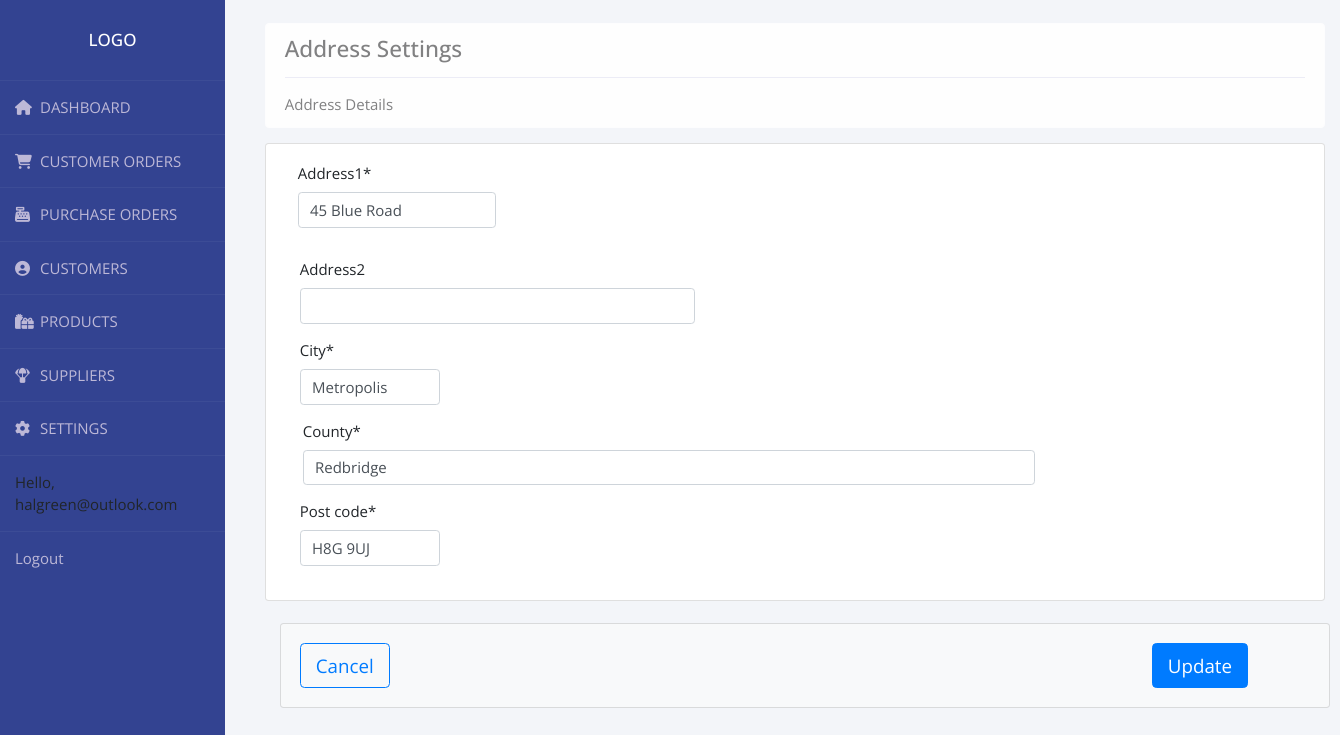
Page /address/1/ (signed in) on the committed database.
### accounts/models.py (models this page shows, shortened)
class User(AbstractBaseUser):
    email = models.EmailField(max_length=255, unique=True)
    active = models.BooleanField(default=True)
    staff = models.BooleanField(default=False)
    admin = models.BooleanField(default=False)
    USERNAME_FIELD = 'email'
    REQUIRED_FIELDS = []
    objects = UserManager()
    def __str__(self):
        return self.email
    @property
    def is_active(self):
        return self.active

class Customer(models.Model):
    GENDER = (
        ('Male', 'Male'),
        ('Female', 'Female'),
    )
    TITLE = (
        ('Mr', 'Mr'),
        ('Mrs', 'Mrs'),
        ('Miss', 'Miss'),
        ('Ms', 'Ms'),
        ('Dr', 'Dr'),
        ('Sir', 'Sir'),
        ('Madam', 'Madam'),
    )
    user = models.OneToOneField(User, on_delete=models.CASCADE)
    title = models.CharField(max_length=200, null=True, choices=TITLE)
    first_name = models.CharField(max_length=200, null=True)
    middle_name = models.CharField(max_length=200, blank=True, default='')
    last_name = models.CharField(max_length=200, null=True)
    phone = models.CharField(max_length=200, null=True)
    country = CountryField()
    birth_year = models.CharField(max_length=4, null=True)
    gender = models.CharField(max_length=200, null=True, choices=GENDER)
    date_created = models.DateTimeField(auto_now=True, null=True)
    profile_pic = models.ImageField(null=True, blank=True)
    last_purchase = models.DateTimeField(blank=True, null=True)
    address1 = models.CharField(max_length=1000, null=True)
    address2 = models.CharField(
        max_length=1000, null=True, blank=True, default='')
    city = models.CharField(max_length=1000, null=True)
    county = models.CharField(max_length=1000, null=True)
    post_code = models.CharField(max_length=1000, null=True)
    customer_uuid = models.UUIDField(default=uuid.uuid4)

### accounts/views.py (the view)
# urls.py: path('address/<str:pk>/',views.Address, name="address_customer"),
@login_required(login_url='login')
def Address(request, pk):
    address = Customer.objects.get(id=pk)
    address_form = AddressUpdate(instance=address)
    if request.method == 'POST':
        address_form = AddressUpdate(request.POST, instance=address)
        if address_form.is_valid():
            address_form.save()
            return redirect('customer_list')
    context = {'address_form': address_form}
    return render(request, 'accounts/address.html', context)

### accounts/forms.py
class AddressUpdate(forms.ModelForm):
    class Meta:
        model = Customer
        fields = ['address1', 'address2', 'city', 'county', 'post_code']

### accounts/templates/accounts/address.html (shortened to what this page needs)
{%  extends 'accounts/main.html' %}
{% load static %}
{% load crispy_forms_tags %}
{% block content %}
<div class="container float-sm-left" style="margin-top:0rem;margin-right:auto">
    <div class=" alert alert-light " role="alert">
        <h4 class="alert-heading">Address Settings</h4>
        <hr>
        <p class="mb-0">Address Details</p>
    </div>
</div>
<div class="container float-sm-left">
    <div class="row">
        <div class="col-md-12">
            <div class="card card-body">
                <form method="post">
                    <div class="form-row">
                        <label for="sku" div class="form-group col-md-1.6 mb-3" style="padding-left: 1.2rem;">
                            {{ address_form.address1|as_crispy_field }}
                    </div>
                    <div class="form-group col-lg-5 mb-3">
                        {{address_form.address2|as_crispy_field }}
                    </div>
                    <div class="form-group col-md-2 mb-0">
                        {{ address_form.city|as_crispy_field }}
                    </div>
                    <div class="form-group col-md-9 mb-12" style="padding-left: 1.2rem;">
                        {{ address_form.county|as_crispy_field }}
                    </div>
                    <div class="form-group col-md-2 mb-12">
                        {{ address_form.post_code|as_crispy_field }}
                    </div>
            </div>
        </div>
    </div>
    <br>
    <div class="container float-sm-left">
        <div class="card bg-light" style="width: 70rem;">
            <div class="card-body">
                <div class="row">
                    <div class="col-lg-10">
                        <a class="btn btn-outline-primary btn-lg" href="{% url 'customer_list' %}">Cancel</a>
                    </div>
                    <div class="row">
                        <div class="col-lg-7">
                            <button type="submit" class="btn btn-primary btn-lg">Update</button>
                        </div>
                    </div>
                </div>
            </div>
        </div>
        {% endblock %}

### accounts/templates/accounts/navbar.html (shortened to what this page needs)
{% load static %}
  <nav class="nav flex-column float-left">
    <div class="wrapper">
      <div class="sidebar">
        <h2>Logo</h2>
        <ul>
          <li>
            <a href="{% url 'home' %}"><i class="fas fa-home"></i>DASHBOARD</a>
          </li>
          <li>
            <a href="{% url 'customer_order_list' %}"><i class="fas fa-shopping-cart"></i>CUSTOMER ORDERS</a>
          </li>
          <li>
            <a href=""><i class="fas fa-cash-register"></i>PURCHASE ORDERS</a>
          </li>
          <li>
            <a href="{% url 'customer_list' %}"><i class="fas fa-user-circle"></i>CUSTOMERS</a>
          </li>
          <li>
            <a href="{% url 'product_list' %}"><i class="fas fa-gifts"></i>PRODUCTS</a>
          </li>
          <li>
            <a href=""><i class="fas fa-parachute-box"></i>SUPPLIERS</a>
          </li>
          <li>
            <a href=""><i class="fas fa-cog"></i>SETTINGS</a>
          </li>
          <li>
            <span class="hello-msg">Hello, {{request.user}}</span>
          </li>
          <li>
            <span><a class="hello-msg" href="{% url 'logout' %}">Logout</a></span>
          </li>
        </ul>
      </div>
    </div>
  </nav>

### static/css/main.css (style rules this page uses)
body { background-color: #94d8f7; width: 100%; margin:auto; height:auto; display:block; }

### accounts/templates/accounts/navbar.html (style rules this page uses)
* { margin:0; padding:0; box-sizing: border-box; list-style: none; text-decoration: none; font-family: 'Open Sans', sans-serif; font-size: 15px; }
h2 { font-size: 17px; }
body { background: #f3f5f9; }
.wrapper { display:flex; position: relative; }
.wrapper .sidebar { position: fixed; width: 225px; height: 100%; background: #334391; padding: 30px 0; }
.wrapper .sidebar h2 { color: #fff; text-transform: uppercase; text-align: center; margin-bottom: 30px; }
.wrapper .sidebar ul li { padding: 15px; border-bottom: 1px solid rgba(0,0,0,0,0.05); border-top: 1px solid rgba(225,225,225,0.05); }
.wrapper .sidebar ul li a { color: #bdb8d7; display: block; }
.wrapper .sidebar ul li a .fas { width: 25px; }

### rows in the picture
User: user "halgreen@outlook.com"
Customer: address1 "45 Blue Road", city "Metropolis", county "Redbridge", post_code "H8G 9UJ"
